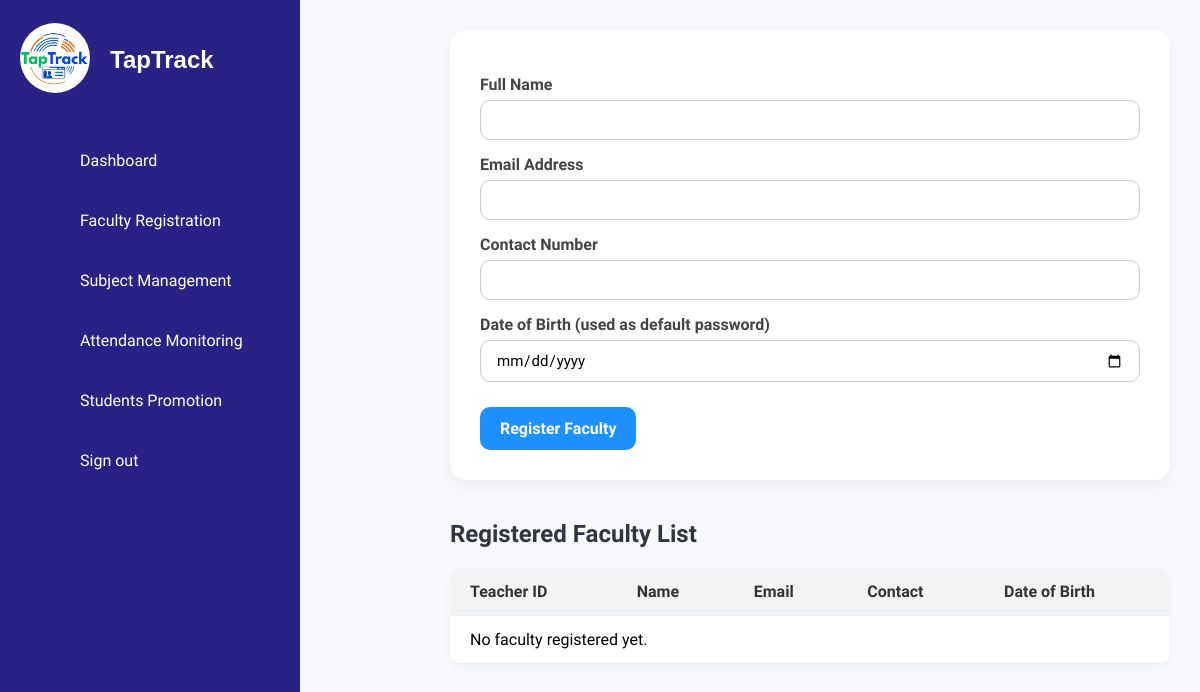
The page /faculty_registration.php on the database as committed earlier.
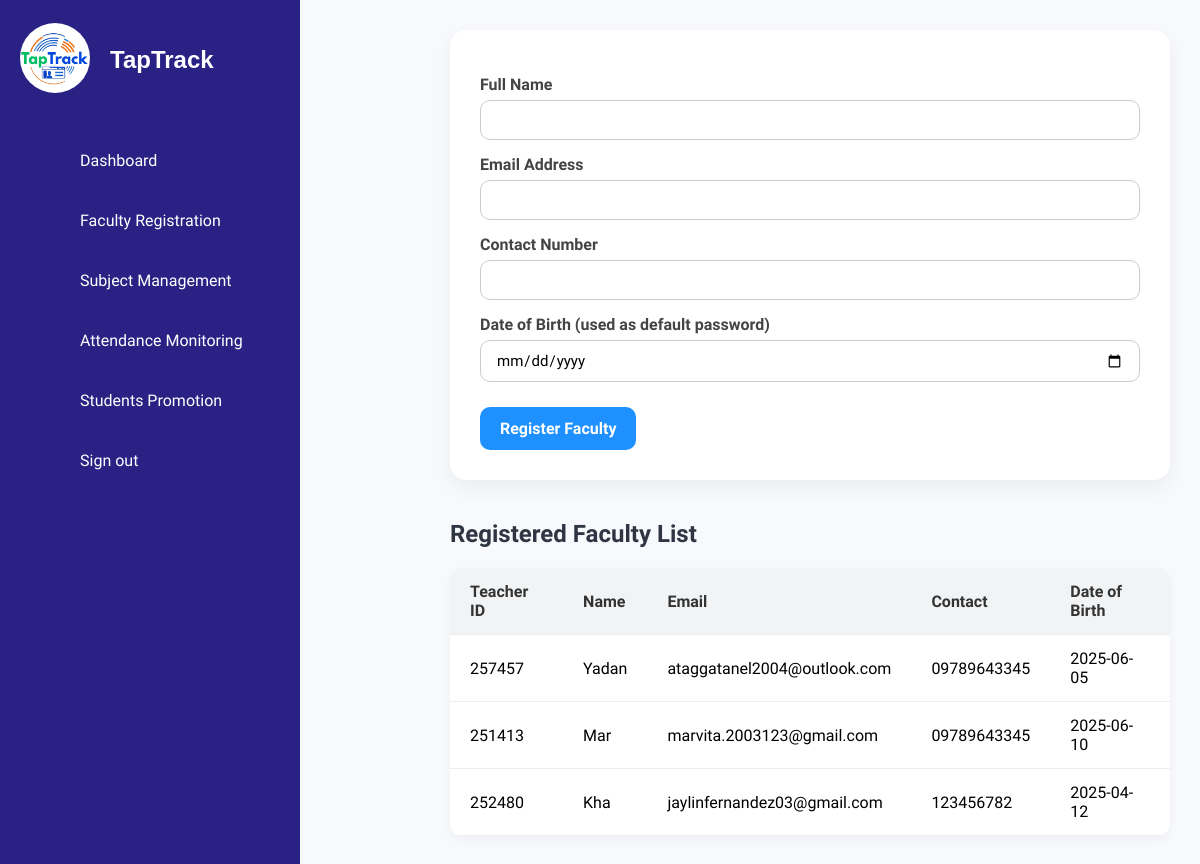
The same page on the database as committed later.
### tables this page shows
CREATE TABLE `faculty` (
  `id` int(11) NOT NULL,
  `teacher_id` varchar(6) NOT NULL,
  `name` varchar(100) NOT NULL,
  `email` varchar(100) NOT NULL,
  `contact` varchar(20) DEFAULT NULL,
  `dob` date NOT NULL,
  `password` varchar(255) NOT NULL
);

### faculty_registration.php (the view, shortened to what this page needs)
<?php
include('db_connection.php');
?>
<!DOCTYPE html>
<html lang="en">
<head>
    <link rel="stylesheet" href="assets/css/style.css">
    <link rel="stylesheet" href="assets/css/faculty.css">
</head>
<body>
    <?php include('sidebar.php'); ?>
    <div class="faculty-party" style="margin-left: 420px;">
        <div class="faculty-card">
            <form method="POST" action="">
                <label>Full Name</label>
                <input type="text" name="name" required>
                <label>Email Address</label>
                <input type="email" name="email" required>
                <label>Contact Number</label>
                <input type="text" name="contact" required>
                <label>Date of Birth (used as default password)</label>
                <input type="date" name="dob" required>
                <input type="submit" name="register" value="Register Faculty">
            </form>
        </div>
        <h2>Registered Faculty List</h2>
        <table class="faculty-table">
            <thead>
                <tr>
                    <th>Teacher ID</th>
                    <th>Name</th>
                    <th>Email</th>
                    <th>Contact</th>
                    <th>Date of Birth</th>
                </tr>
            </thead>
            <tbody>
                <?php
                $result = $conn->query("SELECT teacher_id, name, email, contact, dob FROM faculty ORDER BY id DESC");
                if ($result->num_rows > 0):
                    while ($row = $result->fetch_assoc()):
                ?>
                <tr>
                    <td><?= htmlspecialchars($row['teacher_id']) ?></td>
                    <td><?= htmlspecialchars($row['name']) ?></td>
                    <td><?= htmlspecialchars($row['email']) ?></td>
                    <td><?= htmlspecialchars($row['contact']) ?></td>
                    <td><?= htmlspecialchars($row['dob']) ?></td>
                </tr>
                <?php endwhile; else: ?>
                <tr><td colspan="5">No faculty registered yet.</td></tr>
                <?php endif; ?>
            </tbody>
        </table>
    </div>
</body>
</html>

### sidebar.php (shortened to what this page needs)
<?php
$userRole = $_SESSION['user_role'] ?? '';
?>
<div class="container">
    <div class="navigation">
        <ul>
            <li class="brand-logo">
                <a href="#">
                    <div class="logo-container">
                        <img src="assets/imgs/logo.png">
                    </div>
                    <span class="title">TapTrack</span>
                </a>
            </li>
            <?php if ($userRole !== 'counselor'): ?>
                <li>
                    <a href="dashboard.php">
                        <span class="icon"><ion-icon name="home-outline"></ion-icon></span>
                        <span class="title">Dashboard</span>
                    </a>
                </li>
            <?php endif; ?>
            <?php if ($userRole !== 'counselor'): ?>
                <li>
                    <a href="faculty_registration.php">
                        <span class="icon"><ion-icon name="school-outline"></ion-icon></span>
                        <span class="title">Faculty Registration</span>
                    </a>
                </li>
                <li>
                    <a href="subject_management.php">
                        <span class="icon"><ion-icon name="library-outline"></ion-icon></span>
                        <span class="title">Subject Management</span>
                    </a>
                </li>
                <li>
                    <a href="attendance_monitoring.php">
                        <span class="icon"><ion-icon name="stats-chart-outline"></ion-icon></span>
                        <span class="title">Attendance Monitoring</span>
                    </a>
                </li>
                <li>
                    <a href="student_promotion.php">
                        <span class="icon"><ion-icon name="ribbon-outline"></ion-icon></span>
                        <span class="title">Students Promotion</span>
                    </a>
                </li>
            <?php endif; ?>
            <li>
                <a href="index.php">
                    <span class="icon"><ion-icon name="log-in-outline"></ion-icon></span>
                    <span class="title">Sign out</span>
                </a>
            </li>
        </ul>
    </div>
</div>

### assets/css/style.css (style rules this page uses)
* { font-family: 'Ubuntu', sans-serif; margin: 0; padding: 0; box-sizing: border-box; }
:root { --blue: #2a2185; --white: #fff; --gray: #f5f5f5; --black1: #222; --black2: #999; }
body { min-height: 100vh; overflow-x: hidden; }
.container { position: relative; width: 100%; }
.navigation { position: fixed; width: 300px; height: 100%; background: var(--blue); border-left: 10px solid var(--blue); transition: 0.5s; overflow: hidden; overflow-y: auto; scrollbar-width: none; -ms-overflow-style: none; }
.navigation ul { position: absolute; top: 0; left: 0; width: 100%; }
.navigation ul li { position: relative; width: 100%; list-style: none; border-top-left-radius: 30px; border-bottom-left-radius: 30px; }
.navigation ul li:nth-child(1) { margin-bottom: 40px; pointer-events: none; text-align: center; }
.navigation ul li a { display: flex; align-items: center; text-decoration: none; color: var(--white); height: 60px; }
.navigation ul li a .icon { min-width: 60px; height: 60px; display: flex; align-items: center; justify-content: center; }
.navigation ul li a .title { display: flex; align-items: center; padding-left: 10px; white-space: nowrap; }
.logo-container img { width: 70px; height: 70px; border-radius: 50%; object-fit: cover; }
.brand-logo { display: flex; align-items: center; justify-content: start; padding-left: 10px; padding-top: 30px; }
.brand-logo .title { font-size: 1.5rem; font-weight: 600; font-family: 'Poppins', sans-serif; color: var(--white); margin-left: 10px; white-space: nowrap; }

### assets/css/faculty.css (style rules this page uses)
body { font-family: 'Segoe UI', Tahoma, Geneva, Verdana, sans-serif; background-color: #f8f9fc; margin: 0; padding: 0; }
.faculty-party { margin-left: 280px; padding: 30px; max-width: 1000px; }
.faculty-party h1, .faculty-party h2 { color: #2f3542; margin-bottom: 20px; }
.faculty-card { background: #fff; padding: 30px; border-radius: 16px; box-shadow: 0 8px 20px rgba(0, 0, 0, 0.05); margin-bottom: 40px; }
.faculty-card label { font-weight: 600; color: #444; display: block; margin-top: 15px; }
.faculty-card input[type="text"], .faculty-card input[type="email"], .faculty-card input[type="date"] { width: 100%; padding: 10px 15px; border: 1px solid #ccc; border-radius: 10px; margin-top: 6px; font-size: 15px; }
.faculty-card input[type="submit"] { margin-top: 25px; background-color: #1e90ff; color: #fff; border: none; padding: 12px 20px; font-size: 16px; font-weight: bold; border-radius: 10px; cursor: pointer; transition: background 0.3s ease; }
.faculty-table { width: 100%; border-collapse: collapse; background-color: #fff; border-radius: 12px; overflow: hidden; box-shadow: 0 4px 10px rgba(0, 0, 0, 0.04); }
.faculty-table th, .faculty-table td { text-align: left; padding: 14px 20px; border-bottom: 1px solid #eee; }
.faculty-table th { background-color: #f1f3f5; color: #333; }

Rows that differ between the two databases and show on the page:
added faculty: teacher "257457", name "Yadan", email "ataggatanel2004@outlook.com", contact "09789643345", dob "2025-06-05"
added faculty: teacher "251413", name "Mar", email "marvita.2003123@gmail.com", contact "09789643345", dob "2025-06-10"
added faculty: teacher "252480", name "Kha", email "jaylinfernandez03@gmail.com", contact "123456782", dob "2025-04-12"
Other text that changed with them:
text no longer shown: "No faculty registered yet."
